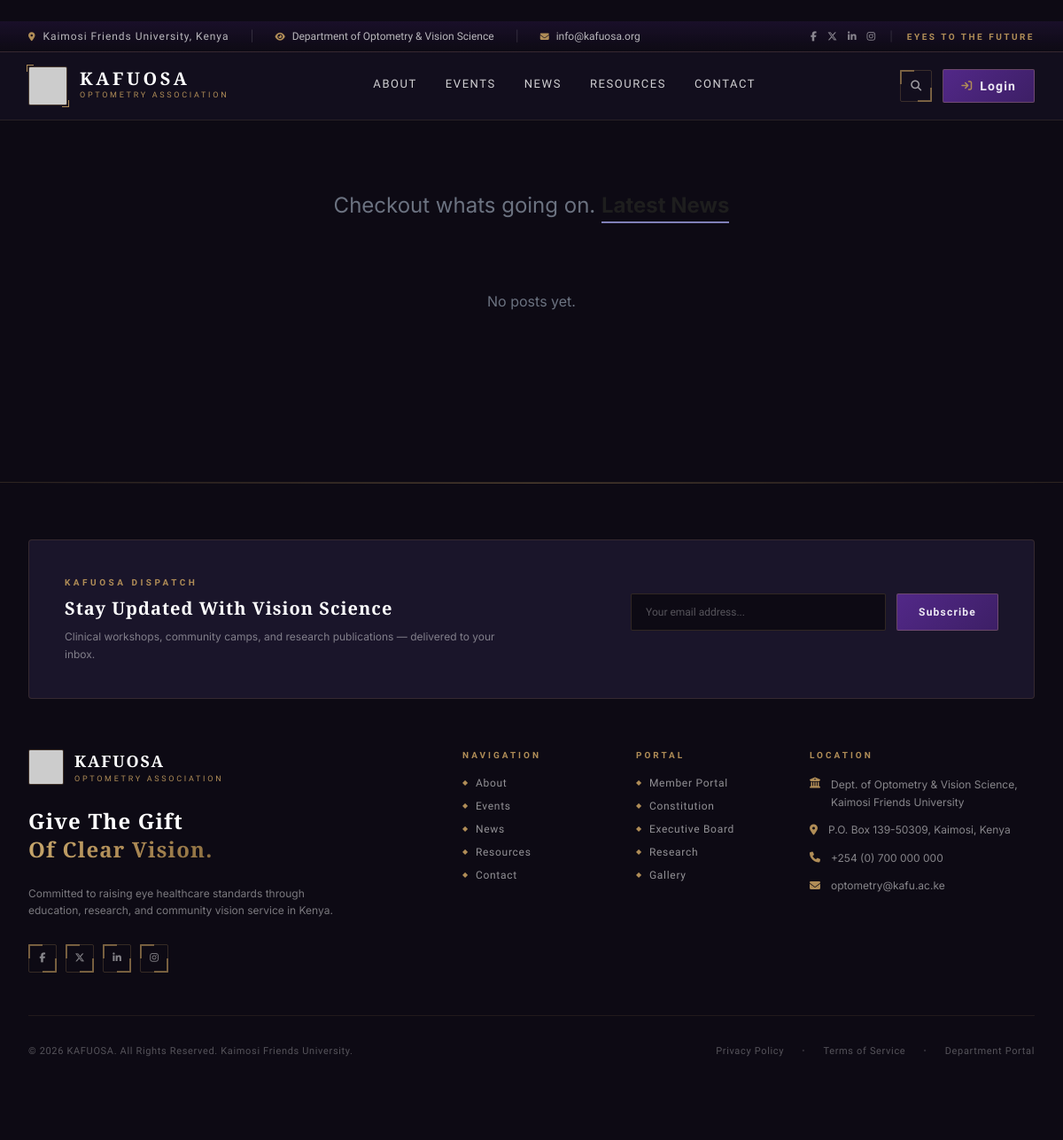
The page /news/ on the database as committed earlier.
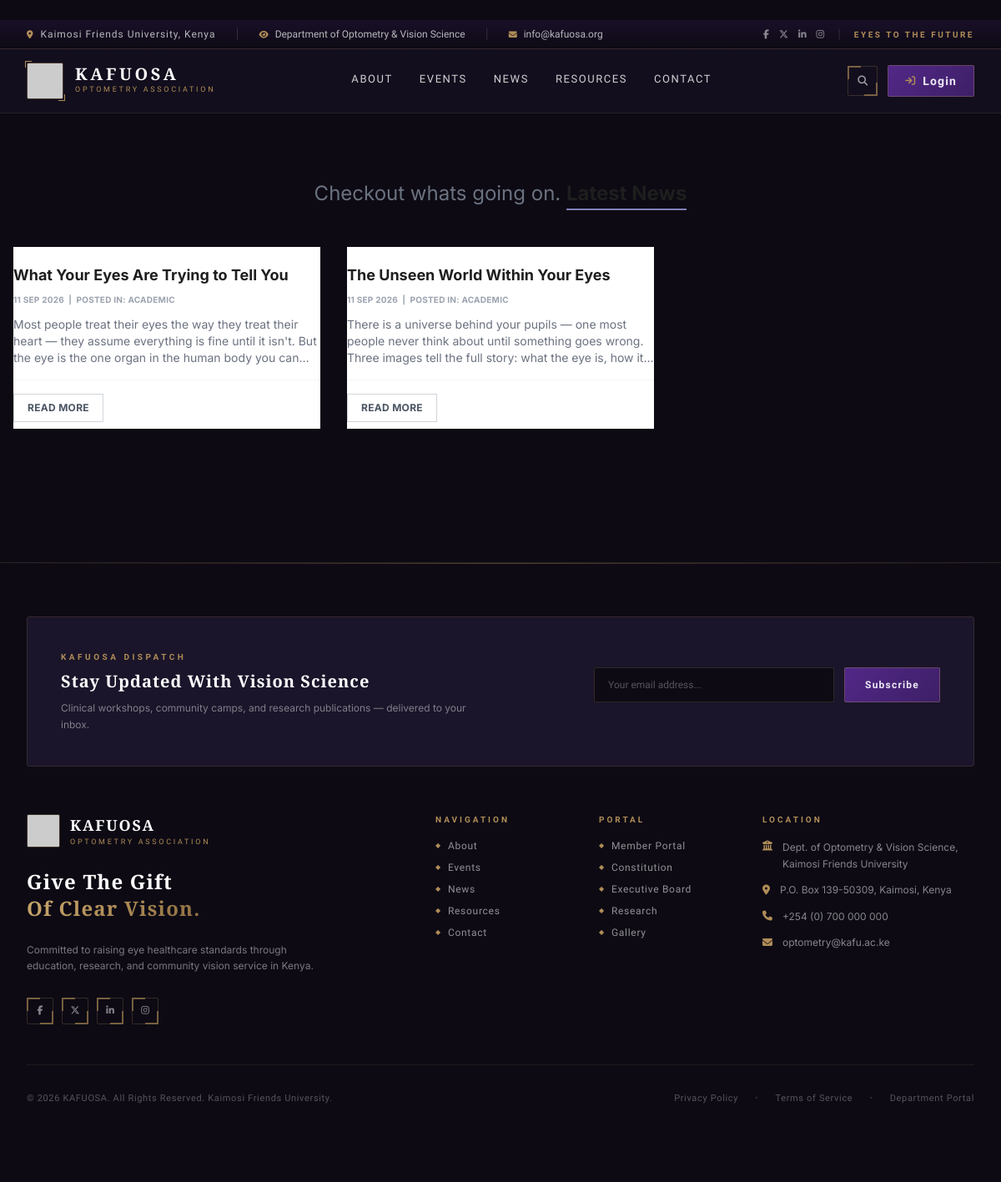
The same page on the database as committed later.
### news/models.py (models this page shows, shortened)
class Post(models.Model):
    CATEGORY_CHOICES = [('academic','Academic'),('outreach','Outreach'),('social','Social')]
    title        = models.CharField(max_length=200)
    slug         = models.SlugField(unique=True)
    category     = models.CharField(max_length=20, choices=CATEGORY_CHOICES, default='academic')
    excerpt      = models.TextField(max_length=300)
    body         = models.TextField()
    cover_image  = models.ImageField(upload_to='news/', blank=True, null=True)
    published_at = models.DateTimeField()
    class Meta:
        ordering = ['-published_at']

### news/views.py (the view)
# urls.py: path('',             views.post_list,   name='list'),
def post_list(request):
    category = request.GET.get("category")
    search   = request.GET.get("search", "").strip()
    posts    = Post.objects.all()
    if category:
        posts = posts.filter(category=category)
    if search:
        posts = posts.filter(Q(title__icontains=search) | Q(excerpt__icontains=search) | Q(body__icontains=search))
    return render(request, "news/post_list.html", {"posts": posts, "category": category, "search": search})

### templates/news/post_list.html (shortened to what this page needs)
{% extends "base.html" %}
{% block content %}
<div class="max-w-7xl mx-auto px-4 py-20 text-center">
  <h1 class="text-2xl text-gray-500 mb-12">Checkout whats going on. <span class="font-bold text-[#1e1e1e] border-b-2 border-[#8080B8] pb-1">Latest News</span></h1>
  <div class="grid grid-cols-1 md:grid-cols-3 gap-8 text-left">
    {% for p in posts %}
    <div class="bg-white">
      <div class="pt-5 pb-4 border-b border-gray-100">
        <h3 class="font-bold text-lg text-[#1e1e1e] mb-2">{{ p.title }}</h3>
        <p class="text-[10px] text-gray-400 font-bold uppercase tracking-wide mb-3">{{ p.published_at|date:"d M Y" }} &nbsp;|&nbsp; POSTED IN: {{ p.get_category_display }}</p>
        <p class="text-sm text-gray-500 line-clamp-3">{{ p.excerpt }}</p>
      </div>
      <div class="pt-4 pb-2">
        <a href="/news/{{ p.slug }}/" class="inline-block border border-gray-300 text-gray-600 text-xs font-bold px-4 py-2 uppercase tracking-wide hover:border-[#1e1e1e] hover:text-[#1e1e1e] transition">Read More</a>
      </div>
    </div>
    {% empty %}
    <p class="text-gray-500 col-span-3 text-center py-8">No posts yet.</p>
    {% endfor %}
  </div>
</div>
{% endblock %}

Rows that differ between the two databases and show on the page:
added Post: title "What Your Eyes Are Trying to Tell You", published_at "11 SEP 2026", category "ACADEMIC", excerpt "Most people treat their eyes the way they treat their heart — they assume everything is fine until it isn't. But the eye is the one organ in the human body you…"
added Post: title "The Unseen World Within Your Eyes", published_at "11 SEP 2026", category "ACADEMIC", excerpt "There is a universe behind your pupils — one most people never think about until something goes wrong. Three images tell the full story: what the eye is, how…"
Other text that changed with them:
text no longer shown: "No posts yet."
